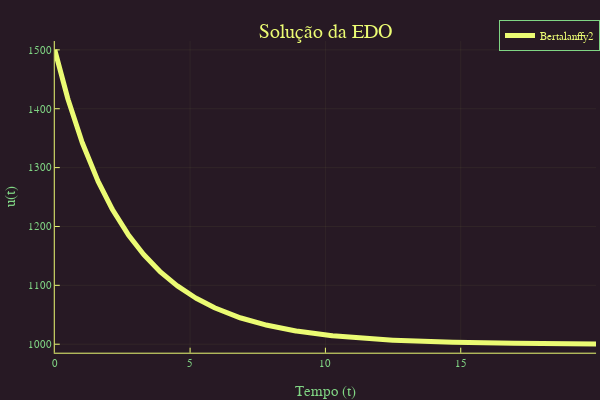

The notebook cell saved with this chart:
### Code cell
u0 = 1500
range = (0.0,20.0)
prob = ODEProblem(f,u0,range)
sol = solve(prob, Tsit5(), reltol=1e-8, abstol=1e-8)
#Plotagem do Modelo
using Plots
plotly()
plot(sol,linewidth=5,title="Solução da EDO",
xaxis="Tempo (t)",yaxis="u(t)",label="Bertalanffy2")

### Figure 1 — Plotly figure (JSON) as saved in the notebook; plotly's stock layout.template omitted (floating-point values rounded to 4 significant figures; data arrays with more than 128 entries replaced by an {"elided": "..."} marker saying what was removed)
{"data": [{"colorbar": {"title": ""}, "legendgroup": "Bertalanffy2", "line": {"color": "rgba(235, 251, 115, 1.000)", "dash": "solid", "shape": "linear", "width": 5}, "mode": "lines", "name": "Bertalanffy2", "showlegend": true, "type": "scatter", "x": {"elided": "1000 float values"}, "xaxis": "x", "y": {"elided": "1000 float values"}, "yaxis": "y", "zmax": null, "zmin": null}], "layout": {"annotations": [{"font": {"color": "rgba(235, 251, 115, 1.000)", "family": "sans-serif", "size": 20}, "rotation": 0, "showarrow": false, "text": "Solução da EDO", "x": 0.5424, "xanchor": "center", "xref": "paper", "y": 1, "yanchor": "top", "yref": "paper"}], "height": 400, "legend": {"bgcolor": "rgba(39, 25, 36, 1.000)", "bordercolor": "rgba(128, 213, 132, 1.000)", "borderwidth": 1, "font": {"color": "rgba(235, 251, 115, 1.000)", "family": "sans-serif", "size": 11}, "title": {"font": {"color": "rgba(235, 251, 115, 1.000)", "family": "sans-serif", "size": 15}, "text": ""}, "tracegroupgap": 0, "traceorder": "normal", "x": 1, "xanchor": "auto", "y": 1, "yanchor": "auto"}, "margin": {"b": 20, "l": 0, "r": 0, "t": 20}, "paper_bgcolor": "rgba(39, 25, 36, 1.000)", "plot_bgcolor": "rgba(39, 25, 36, 1.000)", "showlegend": true, "width": 600, "xaxis": {"anchor": "y", "domain": [0.09128, 0.9934], "gridcolor": "rgba(235, 251, 115, 0.100)", "gridwidth": 0.5, "linecolor": "rgba(235, 251, 115, 1.000)", "mirror": false, "range": [0, 20], "showgrid": true, "showline": true, "showticklabels": true, "tickangle": 0, "tickcolor": "rgb(235, 251, 115)", "tickfont": {"color": "rgba(128, 213, 132, 1.000)", "family": "sans-serif", "size": 11}, "tickmode": "array", "ticks": "inside", "ticktext": ["0", "5", "10", "15", "20"], "tickvals": [0, 5, 10, 15, 20], "title": "Tempo (t)", "titlefont": {"color": "rgba(128, 213, 132, 1.000)", "family": "sans-serif", "size": 15}, "type": "-", "visible": true, "zeroline": false, "zerolinecolor": "rgba(235, 251, 115, 1.000)"}, "yaxis": {"anchor": "x", "domain": [0.07581, 0.9415], "gridcolor": "rgba(235, 251, 115, 0.100)", "gridwidth": 0.5, "linecolor": "rgba(235, 251, 115, 1.000)", "mirror": false, "range": [985.6, 1515.0], "showgrid": true, "showline": true, "showticklabels": true, "tickangle": 0, "tickcolor": "rgb(235, 251, 115)", "tickfont": {"color": "rgba(128, 213, 132, 1.000)", "family": "sans-serif", "size": 11}, "tickmode": "array", "ticks": "inside", "ticktext": ["1000", "1100", "1200", "1300", "1400", "1500"], "tickvals": [1000, 1100, 1200, 1300, 1400, 1500], "title": "u(t)", "titlefont": {"color": "rgba(128, 213, 132, 1.000)", "family": "sans-serif", "size": 15}, "type": "-", "visible": true, "zeroline": false, "zerolinecolor": "rgba(235, 251, 115, 1.000)"}}}
